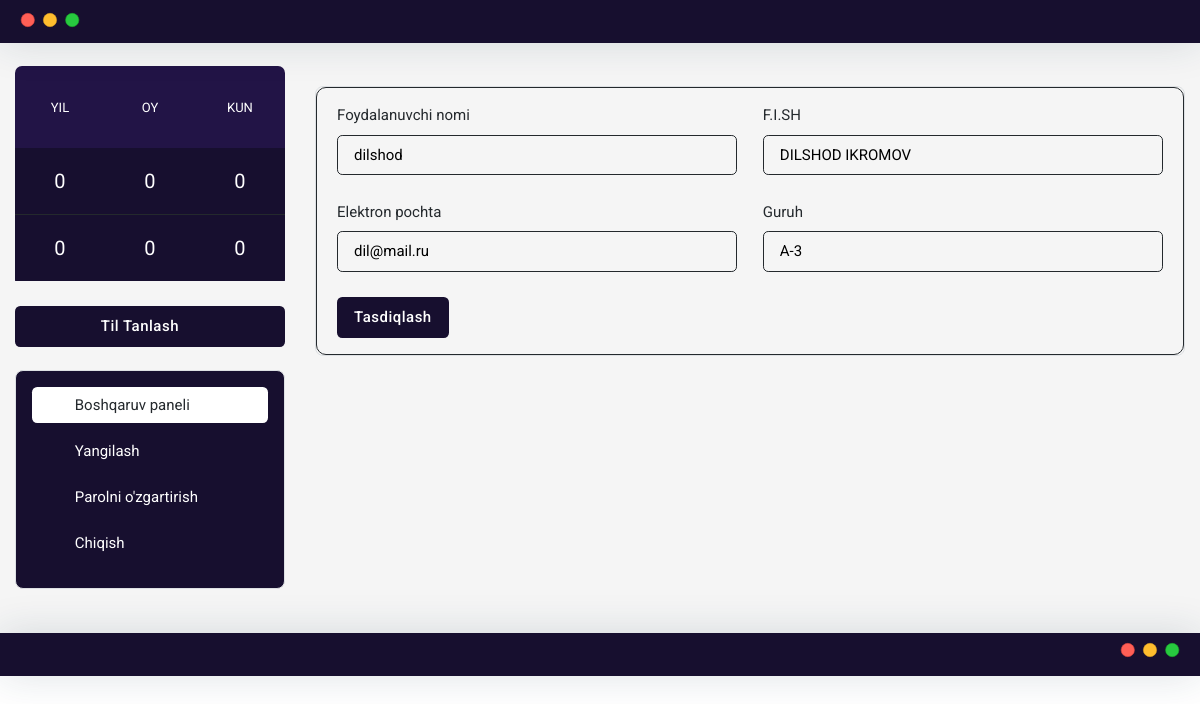
/update/ (signed in), run on the app's committed database.
### home/models.py (models this page shows, shortened)
class Information(models.Model):
    STATUS = (
        ('Open', 'Открыть'),
        ('Close', 'Закрыто'),
    )
    time = models.TimeField(verbose_name='Время', blank=True, null=True)
    facebook = models.URLField(max_length=1000, blank=True, null=True, verbose_name='Фейсбук')
    instagram = models.URLField(max_length=1000, blank=True, null=True, verbose_name='Инстаграм')
    youtube = models.URLField(verbose_name='Юутубе', blank=True, null=True, )
    telegram = models.URLField(max_length=1000, blank=True, null=True, verbose_name='Телеграм')
    status = models.CharField(max_length=15, choices=STATUS, default='Open', verbose_name='Статусы')
    create_at = models.DateField(auto_now=True)
    class Meta:
        verbose_name = 'Информация'
        verbose_name_plural = 'Информация'

class Student(models.Model):
    user = models.OneToOneField(User, on_delete=models.CASCADE)
    class Meta:
        verbose_name = 'Студент'
        verbose_name_plural = 'Студент'

class User(AbstractUser):
    is_student = models.BooleanField(default=False)
    full_name = models.CharField(max_length=255)
    group = models.CharField(max_length=255)
    class Meta:
        verbose_name = 'Пользователь'
        verbose_name_plural = 'Пользователь'

### home/views.py (the view)
# urls.py: path('update/', views.update, name='update'),
@login_required(login_url='login_form')
def update(request):
    info = Information.objects.all().order_by('-id')[:1]
    student = Student.objects.get(user=request.user)
    if request.method == 'POST':
        user_manager = UserUpdateForm(request.POST, instance=request.user)
        if user_manager.is_valid():
            user_manager.save()
            return redirect('student')
        else:
            return redirect("update")
    else:
        user_manager = UserUpdateForm(instance=request.user)
        context = {
            'info':info,
            'student':student,
            'user_manager': user_manager,
        }
        return render(request, 'student_update.html', context)

### home/forms.py (shortened to what this page needs)
class UserUpdateForm(UserChangeForm):
    class Meta:
        model = User
        fields = ('username','full_name','email','group')

### home/templates/student_update.html (shortened to what this page needs)
{% load static %}
{% load i18n %}
{% if info %}
{% for info in info %}
{% if info.status == 'Open' %}
<!DOCTYPE html>
<html lang="en">
<head>
	<link rel="stylesheet" type="text/css" href="{% static 'account/assets/vendor/font-awesome/css/all.min.css'%}">
	<link rel="stylesheet" type="text/css" href="{% static 'account/assets/vendor/bootstrap-icons/bootstrap-icons.css'%}">
    <link rel="stylesheet" type="text/css" href="{% static 'account/document/style.css'%}">
	<link rel="stylesheet" type="text/css" href="{% static 'account/assets/css/style.css'%}">
</head>
<body>
<main style="background-color: whitesmoke;">
<div class="card shadow" style="border-radius: 0; background-color: #170f2f;">
    <div class="ml-3 mt-2" style="padding-left: 20px; height: 35px;">
    </div>
</div>
<br>
<section class="pt-0">
	<div class="container-xxl">
		<div class="row">
			<div class="col-xl-3">
                <div class="box">
                    <div class="calendar" style="border-top-right-radius: 7px; border-top-left-radius: 7px; border-bottom-right-radius: 7px; border-bottom-left-radius: 7px; padding-bottom: 5px;">
                        <div class="year">
                            <div class="current"><p id="currentYear"></p><span>{% trans 'Year'%}</span></div>
                            <div class="previous" style="border-bottom: 1px solid #24292d;"><p id="current-year">0</p></div>
                            <div class="next"><p id="hours">0</p></div>
                        </div>
                        <div class="month">
                            <div class="current"><p id="currentMonth"></p><span>{% trans 'Month'%}</span></div>
                            <div class="previous" style="border-bottom: 1px solid #24292d;"><p id="current-month">0</p></div>
                            <div class="next"><p id="minutes">0</p></div>
                        </div>
                        <div class="day">
                            <div class="current"><p id="currentDay"></p><span>{% trans 'Day'%}</span></div>
                            <div class="previous" style="border-bottom: 1px solid #24292d;"><p id="current-day">0</p></div>
                            <div class="next"><p id="seconds">0</p></div>
                        </div>
                    </div>
                </div>
                <div class="dropdown">
                    <button class="btn dropdown-toggle" type="button" id="dropdownMenu2" data-bs-toggle="dropdown" aria-expanded="false" style="width: 100%; margin-top: 20px; background-color: #170f2f; color: white;">
                        {% translate "Language" %}
                    </button>
                </div>
                <div style="width: 100%; height: 17px;"></div>
				<div>
					<div>
						<div class="border rounded-3 p-3 w-100" style="background-color: #170f2f;">
							<div class="list-group list-group-dark list-group-borderless collapse-list">
								<a class="list-group-item active" href="{% url 'student'%}"><i class="bi bi-ui-checks-grid fa-fw me-2"></i>{% trans "Dashboard"%}</a>
								<a class="list-group-item" href="{% url 'update'%}"><i class="bi bi-card-checklist fa-fw me-2"></i>{% trans "Update"%}</a>
								<a class="list-group-item" href="{% url 'password'%}"><i class="bi bi-key fa-fw me-2"></i>{% trans "Change-Password"%}</a>
                                <a class="list-group-item" href="{% url 'logout_student'%}"><i class="bi bi-door-open fa-fw me-2"></i>{% trans 'Logout'%}</a>
							</div>
						</div>
					</div>
				</div>
			</div>
			<div class="col-xl-9">
				<div class="card bg-transparent border rounded-3">
					<div class="card-body" style="border: 1px solid #24292d; border-radius: 10px;">
						<form class="row g-4" method="post">
							<div class="col-md-6">
								<label class="form-label" style="color: #24292d;">{% trans "Username"%}</label>
								<input type="text" name="username" class="form-control" value="{{ student.user.username }}" style="border: 1px solid #24292d; background-color: whitesmoke; color: black;">
							</div>
							<div class="col-md-6">
								<label class="form-label" style="color: #24292d;">{% trans "Full Name"%}</label>
								<input type="text" name="full_name" class="form-control" value="{{ student.user.full_name }}" style="border: 1px solid #24292d; background-color: whitesmoke; color: black;">
							</div>
                            <div class="col-md-6">
								<label class="form-label" style="color: #24292d;">{% trans "Email"%}</label>
								<input type="email" name="email" class="form-control"  value="{{ student.user.email }}" style="border: 1px solid #24292d; background-color: whitesmoke; color: black;">
							</div>
                            <div class="col-md-6">
								<label class="form-label" style="color: #24292d;">{% trans "Group"%}</label>
								<input type="text" name="group" class="form-control" value="{{ student.user.group }}" style="border: 1px solid #24292d; background-color: whitesmoke; color: black;">
							</div>
							<div class="d-sm-flex justify-content-start">
								<button type="submit" class="btn mb-0" style="background-color: #170f2f; color: white;">{% trans "Save changes"%}</button>
							</div>
						</form>
					</div>
				</div>
			</div>
		</div>
	</div>
</section>
</main>
<div class="card shadow" style="border-radius: 0; background-color: #170f2f;">
    <div class="ml-3 mt-2 d-flex justify-content-end" style="padding-right: 20px; height: 35px;">
    </div>
</div>
</body>
</html>
{% endif %}
{% endfor %}
{% endif %}

### home/static/account/document/style.css (style rules this page uses)
.calendar { width: 100%; height: 100%; text-align: center; overflow: hidden; color: white; }
.calendar .year, .calendar .month, .calendar .day { width: 33.333%; float: left; }
.calendar .year .previous p, .calendar .year .next p, .calendar .year .current p, .calendar .month .previous p, .calendar .month .next p, .calendar .month .current p, .calendar .day .previous p, .calendar .day .next p, .calendar .day .current p { font-size: 20px; margin: 0; }
.calendar .year .previous span, .calendar .year .next span, .calendar .year .current span, .calendar .month .previous span, .calendar .month .next span, .calendar .month .current span, .calendar .day .previous span, .calendar .day .next span, .calendar .day .current span { font-size: 13px; text-transform: uppercase; }
.calendar .year .previous, .calendar .year .next, .calendar .month .previous, .calendar .month .next, .calendar .day .previous, .calendar .day .next { background-color: #170f2f; padding: 1.2em 0; }
.calendar .year .previous p, .calendar .year .next p, .calendar .month .previous p, .calendar .month .next p, .calendar .day .previous p, .calendar .day .next p { opacity: 1; }
.calendar .year .current, .calendar .month .current, .calendar .day .current { padding: 2em 0; }
.calendar .year { background-color: #221446; }
.calendar .month { background-color: #221446; }
.calendar .day { background-color: #221446; }

### home/templates/student_update.html (style rules this page uses)
@media only screen and (max-width: 1200px) { .col-xl-9 { padding-top: 20px; } }

### data on the page
Student: username "dilshod", full_name "DILSHOD IKROMOV", email "dil@mail.ru", group "A-3"
